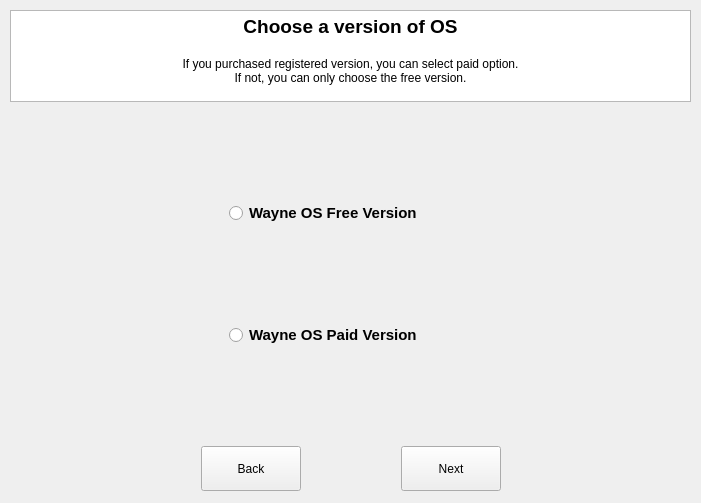
<?xml version="1.0" encoding="UTF-8"?>
<ui version="4.0">
 <class>WidgetSelectVersion</class>
 <widget class="QWidget" name="WidgetSelectVersion">
  <property name="geometry">
   <rect>
    <x>0</x>
    <y>0</y>
    <width>701</width>
    <height>503</height>
   </rect>
  </property>
  <property name="sizePolicy">
   <sizepolicy hsizetype="Fixed" vsizetype="Fixed">
    <horstretch>0</horstretch>
    <verstretch>0</verstretch>
   </sizepolicy>
  </property>
  <property name="maximumSize">
   <size>
    <width>16777215</width>
    <height>16777215</height>
   </size>
  </property>
  <property name="windowTitle">
   <string>Form</string>
  </property>
  <widget class="QWidget" name="verticalLayoutWidget_2">
   <property name="geometry">
    <rect>
     <x>10</x>
     <y>10</y>
     <width>681</width>
     <height>481</height>
    </rect>
   </property>
   <layout class="QVBoxLayout" name="verticalLayout_2">
    <property name="spacing">
     <number>100</number>
    </property>
    <item>
     <widget class="QTextEdit" name="textEdit">
      <property name="sizePolicy">
       <sizepolicy hsizetype="Expanding" vsizetype="Expanding">
        <horstretch>0</horstretch>
        <verstretch>0</verstretch>
       </sizepolicy>
      </property>
      <property name="verticalScrollBarPolicy">
       <enum>Qt::ScrollBarAlwaysOff</enum>
      </property>
      <property name="horizontalScrollBarPolicy">
       <enum>Qt::ScrollBarAlwaysOff</enum>
      </property>
      <property name="sizeAdjustPolicy">
       <enum>QAbstractScrollArea::AdjustIgnored</enum>
      </property>
      <property name="autoFormatting">
       <set>QTextEdit::AutoNone</set>
      </property>
      <property name="lineWrapMode">
       <enum>QTextEdit::WidgetWidth</enum>
      </property>
      <property name="readOnly">
       <bool>true</bool>
      </property>
      <property name="html">
       <string>&lt;!DOCTYPE HTML PUBLIC &quot;-//W3C//DTD HTML 4.0//EN&quot; &quot;http://www.w3.org/TR/REC-html40/strict.dtd&quot;&gt;
&lt;html&gt;&lt;head&gt;&lt;meta name=&quot;qrichtext&quot; content=&quot;1&quot; /&gt;&lt;style type=&quot;text/css&quot;&gt;
p, li { white-space: pre-wrap; }
&lt;/style&gt;&lt;/head&gt;&lt;body style=&quot; font-family:'Gulim'; font-size:9pt; font-weight:400; font-style:normal;&quot;&gt;
&lt;p align=&quot;center&quot; style=&quot; margin-top:0px; margin-bottom:0px; margin-left:0px; margin-right:0px; -qt-block-indent:0; text-indent:0px;&quot;&gt;&lt;span style=&quot; font-family:'MS Shell Dlg 2'; font-size:14pt; font-weight:600;&quot;&gt;Choose a version of OS&lt;/span&gt;&lt;/p&gt;
&lt;p align=&quot;center&quot; style=&quot;-qt-paragraph-type:empty; margin-top:0px; margin-bottom:0px; margin-left:0px; margin-right:0px; -qt-block-indent:0; text-indent:0px; font-size:12pt; font-weight:600;&quot;&gt;&lt;br /&gt;&lt;/p&gt;
&lt;p align=&quot;center&quot; style=&quot; margin-top:0px; margin-bottom:0px; margin-left:0px; margin-right:0px; -qt-block-indent:0; text-indent:0px;&quot;&gt;If you purchased registered version, you can select paid option.&lt;/p&gt;
&lt;p align=&quot;center&quot; style=&quot; margin-top:0px; margin-bottom:0px; margin-left:0px; margin-right:0px; -qt-block-indent:0; text-indent:0px;&quot;&gt;If not, you can only choose the free version.&lt;/p&gt;
&lt;p align=&quot;center&quot; style=&quot;-qt-paragraph-type:empty; margin-top:0px; margin-bottom:0px; margin-left:0px; margin-right:0px; -qt-block-indent:0; text-indent:0px;&quot;&gt;&lt;br /&gt;&lt;/p&gt;&lt;/body&gt;&lt;/html&gt;</string>
      </property>
      <property name="textInteractionFlags">
       <set>Qt::NoTextInteraction</set>
      </property>
     </widget>
    </item>
    <item alignment="Qt::AlignHCenter|Qt::AlignVCenter">
     <widget class="QRadioButton" name="radioFree">
      <property name="sizePolicy">
       <sizepolicy hsizetype="Expanding" vsizetype="Expanding">
        <horstretch>0</horstretch>
        <verstretch>0</verstretch>
       </sizepolicy>
      </property>
      <property name="minimumSize">
       <size>
        <width>242</width>
        <height>22</height>
       </size>
      </property>
      <property name="font">
       <font>
        <pointsize>11</pointsize>
        <weight>75</weight>
        <bold>true</bold>
       </font>
      </property>
      <property name="text">
       <string>Wayne OS Free Version</string>
      </property>
     </widget>
    </item>
    <item alignment="Qt::AlignHCenter|Qt::AlignVCenter">
     <widget class="QRadioButton" name="radioPaid">
      <property name="sizePolicy">
       <sizepolicy hsizetype="Expanding" vsizetype="Expanding">
        <horstretch>0</horstretch>
        <verstretch>0</verstretch>
       </sizepolicy>
      </property>
      <property name="minimumSize">
       <size>
        <width>242</width>
        <height>22</height>
       </size>
      </property>
      <property name="font">
       <font>
        <pointsize>11</pointsize>
        <weight>75</weight>
        <bold>true</bold>
       </font>
      </property>
      <property name="text">
       <string>Wayne OS Paid Version</string>
      </property>
     </widget>
    </item>
    <item>
     <layout class="QHBoxLayout" name="horizontalLayout">
      <property name="spacing">
       <number>100</number>
      </property>
      <item alignment="Qt::AlignRight|Qt::AlignVCenter">
       <widget class="QPushButton" name="btnPrev">
        <property name="enabled">
         <bool>true</bool>
        </property>
        <property name="sizePolicy">
         <sizepolicy hsizetype="Expanding" vsizetype="Expanding">
          <horstretch>0</horstretch>
          <verstretch>0</verstretch>
         </sizepolicy>
        </property>
        <property name="minimumSize">
         <size>
          <width>100</width>
          <height>45</height>
         </size>
        </property>
        <property name="text">
         <string>Back</string>
        </property>
       </widget>
      </item>
      <item alignment="Qt::AlignLeft|Qt::AlignVCenter">
       <widget class="QPushButton" name="btnNext">
        <property name="enabled">
         <bool>true</bool>
        </property>
        <property name="sizePolicy">
         <sizepolicy hsizetype="Expanding" vsizetype="Expanding">
          <horstretch>0</horstretch>
          <verstretch>0</verstretch>
         </sizepolicy>
        </property>
        <property name="minimumSize">
         <size>
          <width>100</width>
          <height>45</height>
         </size>
        </property>
        <property name="text">
         <string>Next</string>
        </property>
       </widget>
      </item>
     </layout>
    </item>
   </layout>
  </widget>
 </widget>
 <resources/>
 <connections/>
</ui>
